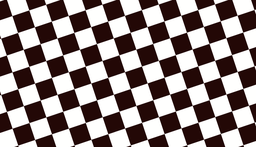
#> input picture images/phpDWi1Qn.png, 256 x 147 px, shrunk from 1195 x 686 before the run
$ python test.py   (older library calls are emulated)
#> lines starting #> are read from the running program, lines starting #| are printed output that depends on the picture
import cv2
import numpy as np
from matplotlib import pyplot as plt


def filter_sobel(image):
    H, W = image.shape

    out = np.zeros((H + 2, W + 2, 2), np.float64)
    out[1: 1 + H, 1: 1 + W, 0] = image.copy().astype(np.float64)
    out[0, 0, 0] = out[1, 1, 0]
    out[-1, 0, 0] = out[-2, 1, 0]
    out[0, -1, 0] = out[1, -2, 0]
    out[-1, -1, 0] = out[-2, -2, 0]
    out[1: 1 + H, 0, 0] = out[1: 1 + H, 1, 0]
    out[1: 1 + H, -1, 0] = out[1: 1 + H, -2, 0]
    out[0, 1: 1 + W, 0] = out[1, 1: 1 + W, 0]
    out[-1, 1: 1 + W, 0] = out[-2, 1: 1 + W, 0]

    Mx = np.array([
        [-1, 0, 1],
        [-2, 0, 2],
        [-1, 0, 1]],
        dtype=int
    )
    My = np.array([
        [-1, -2, -1],
        [0, 0, 0],
        [1, 2, 1]
    ],
        dtype=int
    )
    tmp = out.copy()

    # Ix, Iy
    for y in range(H):
        for x in range(W):
            out[1 + y, 1 + x] = (np.sum(Mx * tmp[y: y + 3, x: x + 3, 0]), np.sum(My * tmp[y: y + 3, x: x + 3, 0]))
    return out[1: 1 + H, 1: 1 + W]


def my_harris(img_dir, window_size, k, threshold):
#> called with img_dir = './images/phpDWi1Qn.png', window_size = 5, k = 0.04, threshold = 0.3
    img = cv2.imread(img_dir)
#> img is the input picture: shape (147, 256, 3); mean B, G, R 129.8, 131, 144.2
    gray = cv2.cvtColor(img, cv2.COLOR_BGR2GRAY)

    img_gaussian = cv2.GaussianBlur(gray, (3, 3), 0)
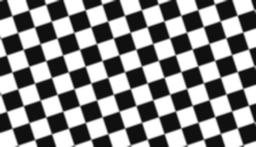
#> img_gaussian: shape (147, 256); min 13, max 255, mean 134.9

    # Check if the image is exists
    if img is None:
        print('Invalid image:' + img_dir)
        return None
    else:
        print('Image successfully read...')

    height = img.shape[0]  # .shape[0] outputs height
#> height = 147
    width = img.shape[1]  # .shape[1] outputs width .shape[2] outputs color channels of image
#> width = 256
    matrix_R = np.zeros((height, width))

    #   Step 1 - Calculate the x e y image derivatives (dx e dy)
    # dx = cv2.Sobel(img_gaussian, cv2.CV_64F, 1, 0, ksize=3)
    # dy = cv2.Sobel(img_gaussian, cv2.CV_64F, 0, 1, ksize=3)
    gradients = filter_sobel(gray)
    dx, dy = gradients[:, :, 0], gradients[:, :, 1]
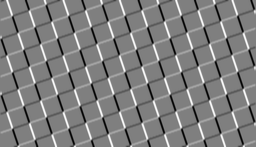
#> dx: shape (147, 256) float64; min -993, max 995, mean -1.7; drawn with min black and max white
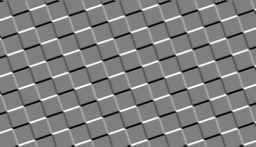
#> dy: shape (147, 256) float64; min -993, max 995, mean 0.6; drawn with min black and max white
    # dy, dx = np.gradient(gray)

    #   Step 2 - Calculate product and second derivatives (dx2, dy2 e dxy)
    # dx2 = np.square(dx)
    # dy2 = np.square(dy)
    dxy = dx * dy
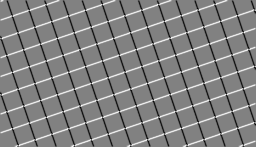
#> dxy: shape (147, 256) float64; min -354600, max 343995, mean -12.1; drawn with min black and max white

    offset = int(window_size / 2)
    #   Step 3 - Calcular a soma dos produtos das derivadas para cada pixel (Sx2, Sy2 e Sxy)
    print("Finding Corners...")
    for y in range(offset, height - offset):
        for x in range(offset, width - offset):
            Sx2 = np.sum(dx[y - offset:y + 1 + offset, x - offset:x + 1 + offset] ** 2)
            Sy2 = np.sum(dy[y - offset:y + 1 + offset, x - offset:x + 1 + offset] ** 2)
            Sxy = np.sum(dxy[y - offset:y + 1 + offset, x - offset:x + 1 + offset])

            #   Step 4 - Define the matrix H(x,y)=[[Sx2,Sxy],[Sxy,Sy2]]
            H = np.array([[Sx2, Sxy], [Sxy, Sy2]])

            #   Step 5 - Calculate the response function ( R=det(H)-k(Trace(H))^2 )
            R = np.linalg.det(H) - k * np.matrix.trace(H) ** 2
            matrix_R[y - offset, x - offset] = R
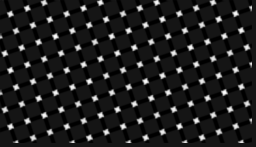
#> matrix_R: shape (147, 256) float64; min -2.44e+12, max 2.71e+13, mean 1.07e+12; drawn with min black and max white

    #   Step 6 - Apply a threshold
    # cv2.normalize(matrix_R, matrix_R, 0, 1, cv2.NORM_MINMAX)
    for y in range(offset, height - offset):
        for x in range(offset, width - offset):
            value = matrix_R[y, x]
            if value > threshold:
                # cornerList.append([x, y, value])
                cv2.circle(img, (x, y), 3, (0, 255, 0))
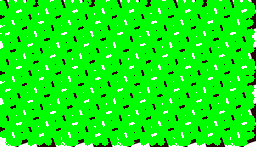
#> img: shape (147, 256, 3); mean B, G, R 15.2, 240.4, 16.9

    # cv2.imwrite("%s_threshold_%s.png"%(img_dir[5:-4],threshold), img)
    plt.figure("Manually implemented Harris detector")
    plt.imshow(cv2.cvtColor(img, cv2.COLOR_BGR2RGB)), plt.title("Manually implemented Harris detector")
    plt.xticks([]), plt.yticks([])
    # plt.savefig('My_harris_detector-thresh_%s.png' % threshold, bbox_inches='tight')
    plt.show()


my_harris("./images/phpDWi1Qn.png", 5, 0.04, 0.30)  # Change this path to one that will lead to your image

$ run again, with images/circle.png copied over images/phpDWi1Qn.png
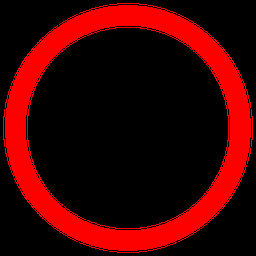
#> input picture images/circle.png, 256 x 256 px, shrunk from 400 x 400 before the run
#> in my_harris, img is the input picture: shape (256, 256, 3); mean B, G, R 0, 0, 61.7
#> after the loop in my_harris, `for y in range(offset, height - offset):`:
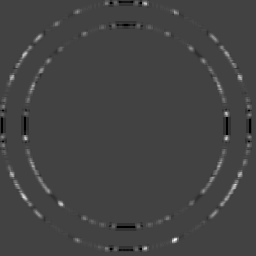
#> matrix_R: shape (256, 256) float64; min -3.4e+10, max 9.69e+10, mean 744969816.1; drawn with min black and max white
#> after the loop in my_harris, `for y in range(offset, height - offset):`:
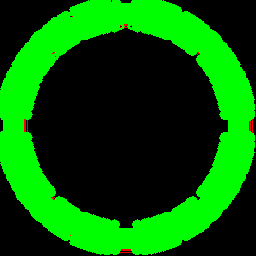
#> img: shape (256, 256, 3); mean B, G, R 0, 92.9, 0.5
